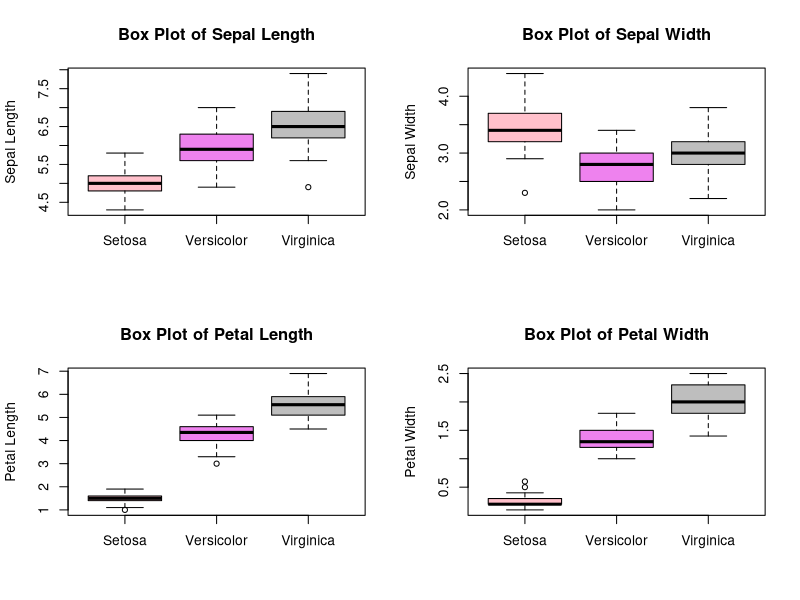

Reproduce this figure in R.
setosa1 <- iris[iris$Species == "setosa", "Sepal.Length"]
versicolor1 <- iris[iris$Species == "versicolor", "Sepal.Length"]
virginica1 <- iris[iris$Species == "virginica", "Sepal.Length"]
df1 <- list(Setosa = setosa1, Versicolor = versicolor1, Virginica = virginica1)

setosa2 <- iris[iris$Species == "setosa", "Sepal.Width"]
versicolor2 <- iris[iris$Species == "versicolor", "Sepal.Width"]
virginica2 <- iris[iris$Species == "virginica", "Sepal.Width"]
df2 <- list(Setosa = setosa2, Versicolor = versicolor2, Virginica = virginica2)

setosa3 <- iris[iris$Species == "setosa", "Petal.Length"]
versicolor3 <- iris[iris$Species == "versicolor", "Petal.Length"]
virginica3 <- iris[iris$Species == "virginica", "Petal.Length"]
df3 <- list(Setosa = setosa3, Versicolor = versicolor3, Virginica = virginica3)

setosa4 <- iris[iris$Species == "setosa", "Petal.Width"]
versicolor4 <- iris[iris$Species == "versicolor", "Petal.Width"]
virginica4 <- iris[iris$Species == "virginica", "Petal.Width"]
df4 <- list(Setosa = setosa4, Versicolor = versicolor4, Virginica = virginica4)

par(mfrow=c(2,2))
boxplot(df1, names = c("Setosa", "Versicolor", "Virginica"), col = c("pink", "violet", "grey"), main = "Box Plot of Sepal Length", ylab = "Sepal Length")
boxplot(df2, names = c("Setosa", "Versicolor", "Virginica"), col = c("pink", "violet", "grey"), main = "Box Plot of Sepal Width", ylab = "Sepal Width")
boxplot(df3, names = c("Setosa", "Versicolor", "Virginica"), col = c("pink", "violet", "grey"), main = "Box Plot of Petal Length", ylab = "Petal Length")
boxplot(df4, names = c("Setosa", "Versicolor", "Virginica"), col = c("pink", "violet", "grey"), main = "Box Plot of Petal Width", ylab = "Petal Width")
